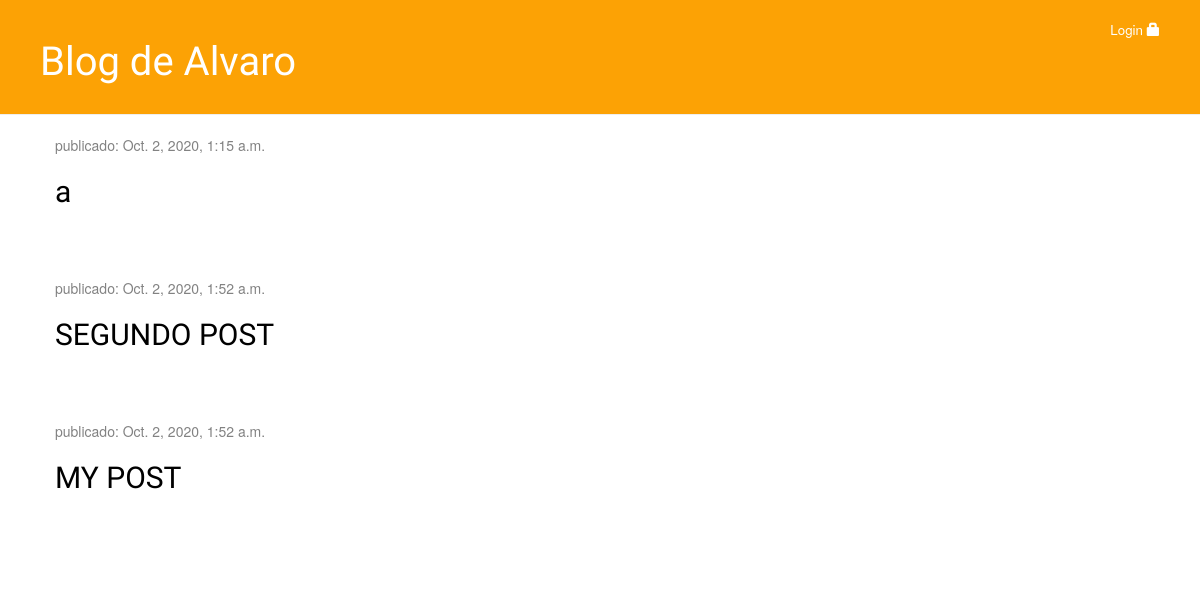
The app's page /, older data.
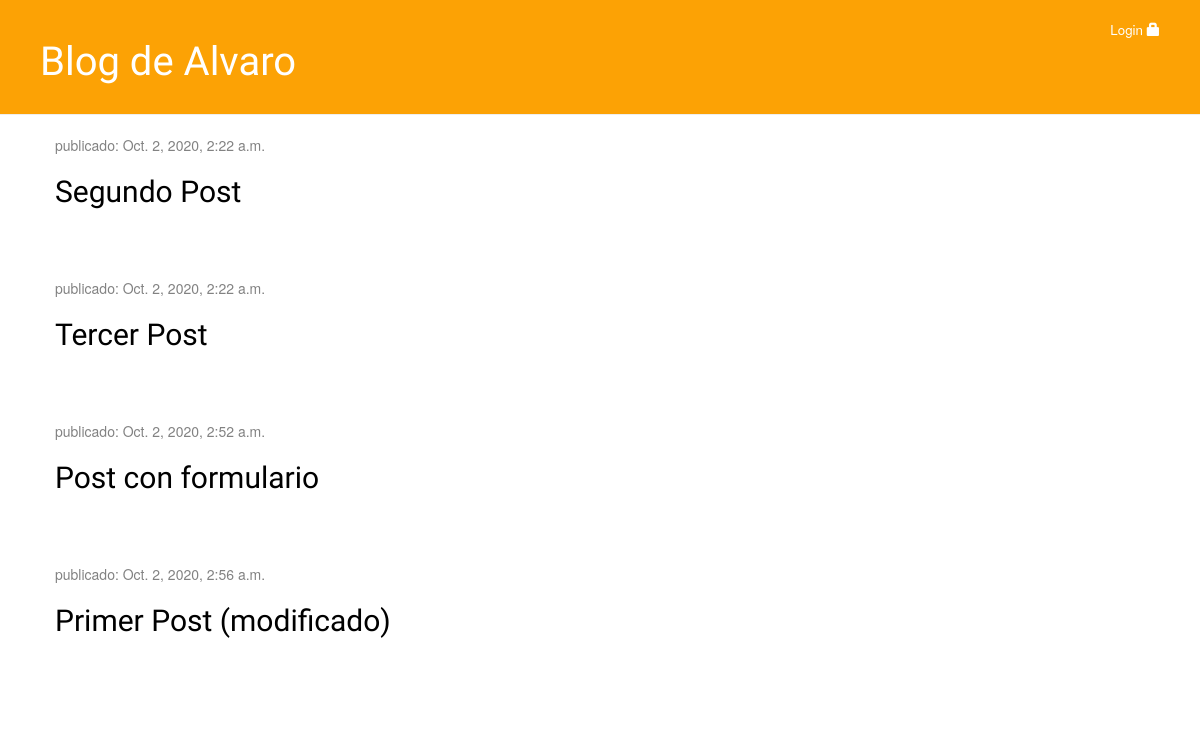
The same page, newer data.
### blog/models.py (models this page shows, shortened)
class Post(models.Model):
    author = models.ForeignKey('auth.User', on_delete=models.CASCADE)
    title = models.CharField(max_length=200)
    text = models.TextField()
    created_date = models.DateTimeField(
            default=timezone.now)
    published_date = models.DateTimeField(
            blank=True, null=True)

### blog/views.py (the view)
# urls.py: path('', views.post_list, name='post_list'),
def post_list(request):
    posts = Post.objects.filter(published_date__lte=timezone.now()).order_by('published_date')
    return render(request, 'blog/post_list.html', {'posts': posts})

### blog/templates/blog/post_list.html
{% extends 'blog/base.html' %}
{% block content %}
    {% for post in posts %}
        <div class="post">
            <div class="date">
                <p>publicado: {{ post.published_date }}</p>
            </div>
            <h2><a href="{% url 'post_detail' pk=post.pk %}">{{ post.title }}</a></h2>
        </div>
    {% endfor %}
{% endblock %}

### blog/templates/blog/base.html (shortened to what this page needs)
{% load static %}
<html>
    <head>
        <link rel="stylesheet" href="//maxcdn.bootstrapcdn.com/bootstrap/3.2.0/css/bootstrap.min.css">
        <link rel="stylesheet" href="//maxcdn.bootstrapcdn.com/bootstrap/3.2.0/css/bootstrap-theme.min.css">
        <link rel="stylesheet" href="{% static 'css/blog.css' %}">
    </head>
    <body>
    <div class="page-header">
        {% if user.is_authenticated %}
            <a href="{% url 'post_new' %}" class="top-menu">Nuevo Post <span class="glyphicon glyphicon-plus"></span></a>
            <a href="{% url 'post_draft' %}" class="top-menu"><span class="glyphicon glyphicon-edit"></span></a>
            <p class="top-menu">Hola {{ user.username }} <small>(<a href="{% url 'logout' %}">Log out</a>)</small></p>
        {% else %}
          <a href="{% url 'login' %}" class="top-menu">Login <span class="glyphicon glyphicon-lock"></span></a>
        {% endif %}
        <h1><a href="/">Blog de Alvaro</a></h1>
    </div>
    <div class="content container">
        <div class="row">
            <div class="col-md-8">
            {% block content %}
            {% endblock %}
            </div>
        </div>
    </div>
</body>
</html>

### blog/static/css/blog.css (style rules this page uses)
h1 a, h2 a { color: #FCA205; font-family: 'Lobster'; }
.page-header { background-color: #FCA205; margin-top: 0; padding: 20px 20px 20px 40px; }
.page-header a { font-size: 10pt; }
.page-header h1, .page-header h1 a, .page-header h1 a:visited, .page-header h1 a:active { color: #ffffff; font-size: 30pt; text-decoration: none; }
.content { margin-left: 40px; }
h1, h2, h3, h4 { font-family: 'Lobster', cursive; }
.date { color: #828282; }
.top-menu, .top-menu:hover, .top-menu:visited { color: #ffffff; float: right; font-size: 26pt; margin-right: 20px; }
.post { margin-bottom: 70px; }
.post h2 a, .post h2 a:visited { color: #000000; }

Row changes from the older to the newer data that the page shows:
removed Post: published_date "Oct. 2, 2020, 1:15 a.m.", title "a"
removed Post: published_date "Oct. 2, 2020, 1:52 a.m.", title "SEGUNDO POST"
removed Post: published_date "Oct. 2, 2020, 1:52 a.m.", title "MY POST"
added Post: published_date "Oct. 2, 2020, 2:22 a.m.", title "Segundo Post"
added Post: published_date "Oct. 2, 2020, 2:22 a.m.", title "Tercer Post"
added Post: published_date "Oct. 2, 2020, 2:52 a.m.", title "Post con formulario"
added Post: published_date "Oct. 2, 2020, 2:56 a.m.", title "Primer Post (modificado)"
